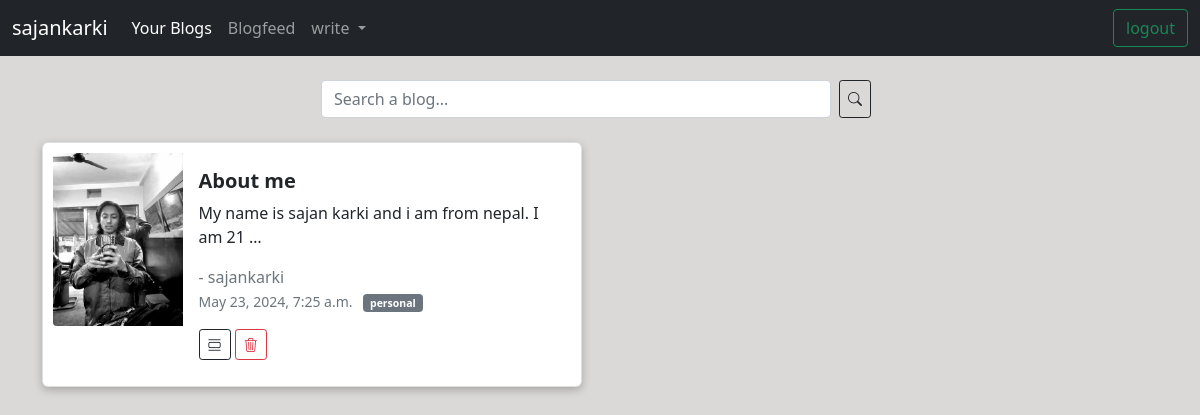
The page / (signed in) on the database as committed earlier.
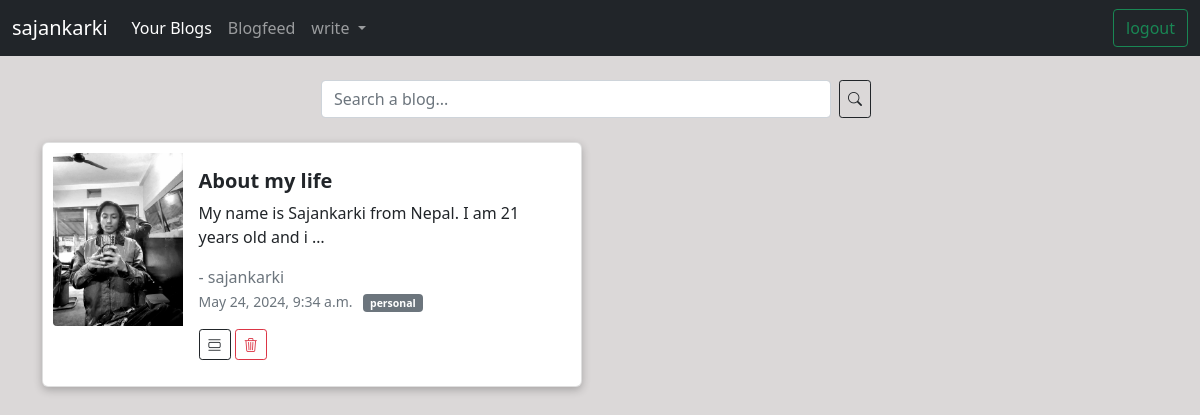
The same page on the database as committed later.
### myblogs/models.py (models this page shows, shortened)
class Blog(models.Model):
    category = models.ForeignKey(Category, blank=True, null=True, on_delete=models.SET_NULL)
    user = models.ForeignKey(User, on_delete=models.CASCADE, default=1)  # Set a default value for the user field
    title = models.TextField(max_length=100, blank=False, null=False)
    image = models.ImageField(blank=False, null=False)
    description = models.TextField(max_length=10000, blank=False, null=False)
    created_by = models.CharField(max_length=100, null=False, default=False)
    created_at = models.DateTimeField(default=datetime.now, blank=True)

class Category(models.Model):
    name = models.CharField(max_length=100, null=False, blank=False)
    user = models.ForeignKey(User, on_delete=models.SET_NULL, null=True, blank=True)
    def __str__(self) -> str:
        return self.name

### myblogs/views.py (the view)
# urls.py: path('', views.index, name='index'),
@login_required(login_url='loginUser')
def index(request):
    category = Category.objects.filter(user=request.user)
    query = request.GET.get('query', '')
    if query:
        blogs = Blog.objects.filter(user=request.user, title__icontains=query)
    else:
        blogs = Blog.objects.filter(user=request.user)
    return render(request, 'index.html', {'category': category, 'blogs': blogs})

### templates/index.html (shortened to what this page needs)
<!DOCTYPE html>
{% load static %}
<html lang="en">
<head>
  <link href="https://cdn.jsdelivr.net/npm/bootstrap@5.0.2/dist/css/bootstrap.min.css" rel="stylesheet"
>
    <!DOCTYPE html>
<html lang="en">
<head>
    <link rel="stylesheet" href="https://cdnjs.cloudflare.com/ajax/libs/bootstrap-icons/1.10.2/font/bootstrap-icons.min.css">
</head>
<body style="background-color: rgb(219, 216, 216);">
  <nav class="navbar navbar-expand-lg navbar-dark bg-dark fixed">
    <div class="container-fluid">
      {% if user.is_authenticated %}
      <a class="navbar-brand" href="#">{{user.username}}</a>
      {% endif %}
      <div class="collapse navbar-collapse" id="navbarSupportedContent">
        <ul class="navbar-nav me-auto mb-2 mb-lg-0">
          <li class="nav-item">
            <a class="nav-link active" aria-current="page" href="{% url 'index' %}">Your Blogs</a>
          </li>
          <li class="nav-item">
            <a class="nav-link" href="{% url 'blogfeed' %}">Blogfeed</a>
          </li>
          <li class="nav-item dropdown">
            <a class="nav-link dropdown-toggle" href="#" id="navbarDropdown" role="button" data-bs-toggle="dropdown"
              aria-expanded="false">
              write
            </a>
          </li>
        </ul>
        <form class="d-flex">
          <a href="{% url 'logoutUser' %}" class="btn btn-outline-success">logout</a>
        </form>
      </div>
    </div>
  </nav>
  <div class="container my-4 d-flex justify-content-center">
    <form class="col-12 col-lg-6" method="GET" action="{% url 'index' %}">
      <div style="display: flex;">
        <input type="search" name="query" class="form-control form-control-dark" placeholder="Search a blog..." aria-label="Search">
        <button class="btn btn-outline-dark btn-sm mx-2">
          <i class="bi bi-search"></i>
      </button>
      </div>
    </form>
  </div>
  <div class="container">
    <div class="row">
      {% for blog in blogs reversed %}
      <div class="col-md-6 mb-3">
        <div class="card" style="width: 540px; border-radius: 6px; box-shadow: rgba(0, 0, 0, 0.24) 0px 3px 8px;">
          <div class="row g-0" style="padding: 10px;">
            <div class="col-md-3">
              {% if blog.image %}
              <img src="{{ blog.image.url }}" class="img-fluid rounded-start" alt="...">
              {% else %}
              <img src="path/to/default/image.jpg" class="img-fluid rounded-start" style="width: 100px; height: 100px; object-fit: cover;" alt="No image available">
              {% endif %}
            </div>
            <div class="col-md-9">
              <div class="card-body">
                <h5 class="card-title"><b>{{ blog.title }}</b></h5>
                <p class="card-text">{{ blog.description|truncatewords:13 }}</p>
                <p class="text-muted" style="margin: 0;">- {{user.username}}</p>
                <p class="card-text">
                  <small class="text-muted">{{ blog.created_at }}
                    <span style="margin-left: 7px;" class="badge bg-secondary">{{ blog.category }}</span>
                  </small>
                </p>
                <a href="{% url 'yourBlog' blog.id %}" class="btn btn-outline-dark btn-sm">
                  <i class="bi bi-view-list"></i>
                </a>
                <a href="{% url 'deleteBlog' blog.id %}" class="btn btn-outline-danger btn-sm">
                  <i class="bi bi-trash3"></i>
                </a>
              </div>
            </div>
          </div>
        </div>
      </div>
      {% empty %}
      <p style="color: red;">empty blogs...</p>
      {% endfor %}
    </div>
  </div>
</body>
</html>

Rows that differ between the two databases and show on the page:
removed Blog: image (picture), title "About me", description "My name is sajan karki and i am from nepal. I am 21 …", {{ user.username }} "sajankarki", created_at "May 23, 2024, 7:25 a.m.", category "personal"
added Blog: image (picture), title "About my life", description "My name is Sajankarki from Nepal. I am 21 years old and i …", {{ user.username }} "sajankarki", created_at "May 24, 2024, 9:34 a.m.", category "personal"
